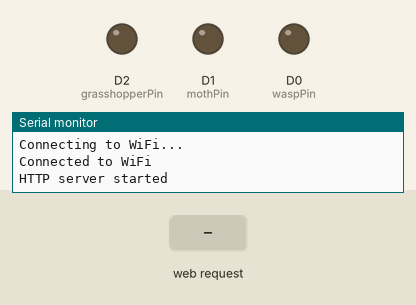
A sketch run on a simulated ESP8266 (NodeMCU). Shown: output pins drawn as LEDs (lit = HIGH), the last lines printed to the serial monitor. The inputs (shaded band) are chosen by the test bench. WiFi joins after 1.5 s; servers stay silent unless stated.

Above: at 3.2 s.
3.3 s: HTTP request GET /display?pest_name=grasshoper received
At 4.1 s:
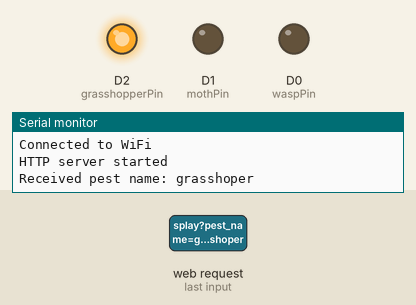
4.8 s: HTTP request GET /display?pest_name=moth received
At 5.2 s:
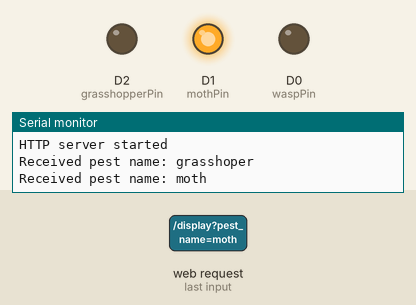
6.3 s: HTTP request GET /display?pest_name=wasp received
At 7.6 s:
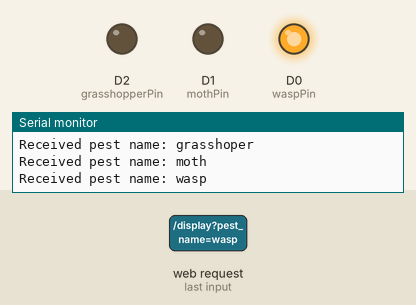
Timing chart, 0 to 9.3 s (numbered marks = the images above; inputs shaded):
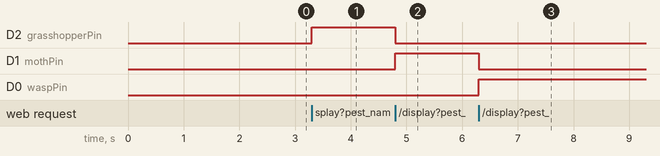

The sketch:

receive_pestdetect.ino
```cpp
#include <ESP8266WiFi.h>
#include <ESP8266WebServer.h>

const char* ssid = "realme 10";
const char* password = "12334445555";
ESP8266WebServer server(80);

const int grasshopperPin = D2;
const int mothPin = D1;
const int waspPin = D0;

void handleDisplay() {
  if (server.hasArg("pest_name")) {
    String pestName = server.arg("pest_name");
    Serial.print("Received pest name: ");
    Serial.println(pestName);

    // Turn off all LEDs
    digitalWrite(grasshopperPin, LOW);
    digitalWrite(mothPin, LOW);
    digitalWrite(waspPin, LOW);

    // Turn on the corresponding LED based on the detected pest
    if (pestName.equals("grasshoper")) {
      digitalWrite(grasshopperPin, HIGH);
    } else if (pestName.equals("moth")) {
      digitalWrite(mothPin, HIGH);
    } else if (pestName.equals("wasp")) {
      digitalWrite(waspPin, HIGH);
    } else {
      Serial.println("Unknown pest detected");
    }
  }
  server.send(200, "text/plain", "Pest information received successfully.");
}

void setup() {
  Serial.begin(115200);
  Serial.println();

  pinMode(grasshopperPin, OUTPUT);
  pinMode(mothPin, OUTPUT);
  pinMode(waspPin, OUTPUT);

  WiFi.begin(ssid, password);
  while (WiFi.status() != WL_CONNECTED) {
    delay(1000);
    Serial.println("Connecting to WiFi...");
  }
  Serial.println("Connected to WiFi");

  server.on("/display", handleDisplay);
  server.begin();
  Serial.println("HTTP server started");
}

void loop() {
  server.handleClient();
}
```

Measured:
- after the input at 3.3 s, D2 (grasshopperPin): LOW → HIGH at once
- after the input at 4.8 s, D2 (grasshopperPin): HIGH → LOW at once; D1 (mothPin): LOW → HIGH at once
- after the input at 6.3 s, D1 (mothPin): HIGH → LOW at once; D0 (waspPin): LOW → HIGH at once
